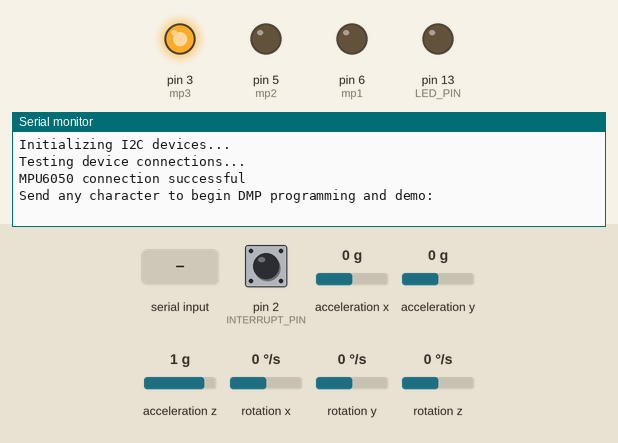
Recording of a sketch running on a simulated Arduino Leonardo, built with avr-gcc and run on an emulated ATmega32U4. Parts: output pins drawn as LEDs (lit = HIGH), the last lines printed to the serial monitor. The test bench sets the inputs (shaded band); at power-on: acceleration x 0 g, pin 2 (INTERRUPT_PIN) LOW, acceleration y 0 g, acceleration z 1 g, rotation x 0 °/s, rotation y 0 °/s, rotation z 0 °/s. The sensor or clock chip raises its interrupt line as the real part does.

Above: at 0.8 s.
0.9 s: "1\n" received over Serial
At 1.5 s:
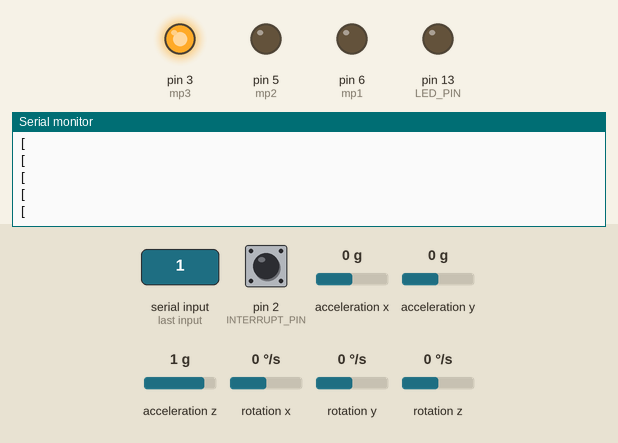
2.9 s: acceleration x set to -1.4 g
At 3.6 s:
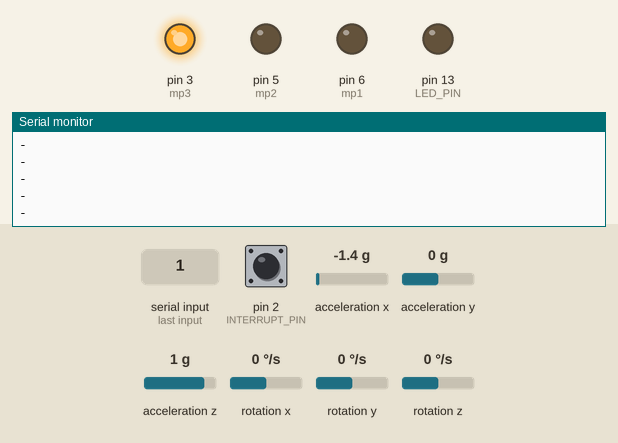
4.8 s: acceleration x set to 0.8 g
At 5.3 s:
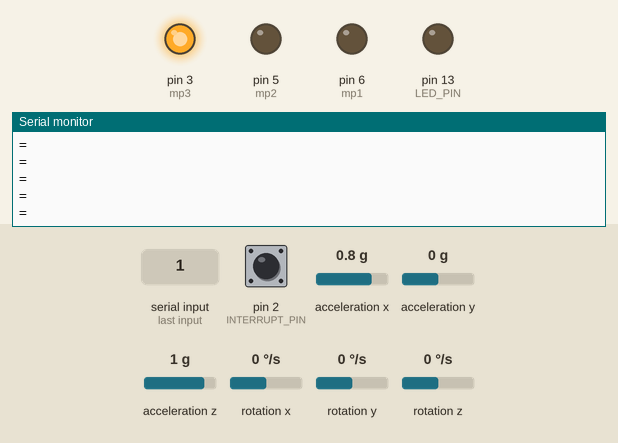

Measured:
- after the input at 0.9 s, the serial monitor: prints a new line at once (image 1)
- after the input at 2.9 s, the serial monitor: prints a new line at once (image 2)
- after the input at 4.8 s, the serial monitor: prints a new line at once (image 3)

The sketch:

accelerometer_code.ino
```cpp
// I2C device class (I2Cdev) demonstration Arduino sketch for MPU6050 class using DMP (MotionApps v2.0)
// 6/21/2012 by Jeff Rowberg <jeff@rowberg.net>
// Updates should (hopefully) always be available at https://github.com/jrowberg/i2cdevlib
//
// Changelog:
//      2013-05-08 - added seamless Fastwire support
//                 - added note about gyro calibration
//      2012-06-21 - added note about Arduino 1.0.1 + Leonardo compatibility error
//      2012-06-20 - improved FIFO overflow handling and simplified read process
//      2012-06-19 - completely rearranged DMP initialization code and simplification
//      2012-06-13 - pull gyro and accel data from FIFO packet instead of reading directly
//      2012-06-09 - fix broken FIFO read sequence and change interrupt detection to RISING
//      2012-06-05 - add gravity-compensated initial reference frame acceleration output
//                 - add 3D math helper file to DMP6 example sketch
//                 - add Euler output and Yaw/Pitch/Roll output formats
//      2012-06-04 - remove accel offset clearing for better results (thanks Sungon Lee)
//      2012-06-01 - fixed gyro sensitivity to be 2000 deg/sec instead of 250
//      2012-05-30 - basic DMP initialization working

/* ============================================
I2Cdev device library code is placed under the MIT license
Copyright (c) 2012 Jeff Rowberg

Permission is hereby granted, free of charge, to any person obtaining a copy
of this software and associated documentation files (the "Software"), to deal
in the Software without restriction, including without limitation the rights
to use, copy, modify, merge, publish, distribute, sublicense, and/or sell
copies of the Software, and to permit persons to whom the Software is
furnished to do so, subject to the following conditions:

The above copyright notice and this permission notice shall be included in
all copies or substantial portions of the Software.

THE SOFTWARE IS PROVIDED "AS IS", WITHOUT WARRANTY OF ANY KIND, EXPRESS OR
IMPLIED, INCLUDING BUT NOT LIMITED TO THE WARRANTIES OF MERCHANTABILITY,
FITNESS FOR A PARTICULAR PURPOSE AND NONINFRINGEMENT. IN NO EVENT SHALL THE
AUTHORS OR COPYRIGHT HOLDERS BE LIABLE FOR ANY CLAIM, DAMAGES OR OTHER
LIABILITY, WHETHER IN AN ACTION OF CONTRACT, TORT OR OTHERWISE, ARISING FROM,
OUT OF OR IN CONNECTION WITH THE SOFTWARE OR THE USE OR OTHER DEALINGS IN
THE SOFTWARE.
===============================================
*/

// I2Cdev and MPU6050 must be installed as libraries, or else the .cpp/.h files
// for both classes must be in the include path of your project
#include "I2Cdev.h"

#include "MPU6050_6Axis_MotionApps20.h"
//#include "MPU6050.h" // not necessary if using MotionApps include file

// Arduino Wire library is required if I2Cdev I2CDEV_ARDUINO_WIRE implementation
// is used in I2Cdev.h
#if I2CDEV_IMPLEMENTATION == I2CDEV_ARDUINO_WIRE
    #include "Wire.h"
#endif

// class default I2C address is 0x68
// specific I2C addresses may be passed as a parameter here
// AD0 low = 0x68 (default for SparkFun breakout and InvenSense evaluation board)
// AD0 high = 0x69
MPU6050 mpu;
//MPU6050 mpu(0x69); // <-- use for AD0 high

/* =========================================================================
   NOTE: In addition to connection 3.3v, GND, SDA, and SCL, this sketch
   depends on the MPU-6050's INT pin being connected to the Arduino's
   external interrupt #0 pin. On the Arduino Uno and Mega 2560, this is
   digital I/O pin 2.
 * ========================================================================= */

/* =========================================================================
   NOTE: Arduino v1.0.1 with the Leonardo board generates a compile error
   when using Serial.write(buf, len). The Teapot output uses this method.
   The solution requires a modification to the Arduino USBAPI.h file, which
   is fortunately simple, but annoying. This will be fixed in the next IDE
   release. For more info, see these links:

   http://arduino.cc/forum/index.php/topic,109987.0.html
   http://code.google.com/p/arduino/issues/detail?id=958
 * ========================================================================= */

//==========================================================================
//                    LAST MODIFIED:
//                              2017-04-16
//                          by Austin Howard
//==========================================================================

// uncomment "OUTPUT_READABLE_YAWPITCHROLL" if you want to see the yaw/
// pitch/roll angles (in degrees) calculated from the quaternions coming
// from the FIFO. Note this also requires gravity vector calculations.
// Also note that yaw/pitch/roll angles suffer from gimbal lock (for
// more info, see: http://en.wikipedia.org/wiki/Gimbal_lock)
#define OUTPUT_READABLE_YAWPITCHROLL

#define INTERRUPT_PIN 2  // use pin 2 on Arduino Uno & most boards
#define LED_PIN 13 // (Arduino is 13, Teensy is 11, Teensy++ is 6)
bool blinkState = false;

// MPU control/status vars
bool dmpReady = false;  // set true if DMP init was successful
uint8_t mpuIntStatus;   // holds actual interrupt status byte from MPU
uint8_t devStatus;      // return status after each device operation (0 = success, !0 = error)
uint16_t packetSize;    // expected DMP packet size (default is 42 bytes)
uint16_t fifoCount;     // count of all bytes currently in FIFO
uint8_t fifoBuffer[64]; // FIFO storage buffer

// orientation/motion vars
Quaternion q;           // [w, x, y, z]         quaternion container
VectorInt16 aa;         // [x, y, z]            accel sensor measurements
VectorInt16 aaReal;     // [x, y, z]            gravity-free accel sensor measurements
VectorInt16 aaWorld;    // [x, y, z]            world-frame accel sensor measurements
VectorFloat gravity;    // [x, y, z]            gravity vector
float euler[3];         // [psi, theta, phi]    Euler angle container
float ypr[3];           // [yaw, pitch, roll]   yaw/pitch/roll container and gravity vector

// packet structure for InvenSense teapot demo
uint8_t teapotPacket[14] = { '$', 0x02, 0,0, 0,0, 0,0, 0,0, 0x00, 0x00, '\r', '\n' };

//The valiables I actually want
double pitch = 0.0;
double roll = 0.0;
const int mp1 = 6;
const int mp2 = 5;
const int mp3 = 3;
int wait = 10;
char inChar;
int forward = 0;
void forwards();
void reverse();
void halt();

// ================================================================
// ===               INTERRUPT DETECTION ROUTINE                ===
// ================================================================

volatile bool mpuInterrupt = false;     // indicates whether MPU interrupt pin has gone high
void dmpDataReady() {
    mpuInterrupt = true;
}


// ================================================================
// ===                      INITIAL SETUP                       ===
// ================================================================

void setup() {

    pinMode(mp1, OUTPUT);
    pinMode(mp2, OUTPUT);
    pinMode(mp3, OUTPUT);

    #if I2CDEV_IMPLEMENTATION == I2CDEV_ARDUINO_WIRE
        Wire.begin();
        Wire.setClock(400000); // 400kHz I2C clock. Comment this line if having compilation difficulties
    #elif I2CDEV_IMPLEMENTATION == I2CDEV_BUILTIN_FASTWIRE
        Fastwire::setup(400, true);
    #endif

    Serial.begin(115200);
    while (!Serial); // wait for Leonardo enumeration, others continue immediately


    // initialize device
    Serial.println(F("Initializing I2C devices..."));
    mpu.initialize();
    pinMode(INTERRUPT_PIN, INPUT);

    // verify connection
    Serial.println(F("Testing device connections..."));
    Serial.println(mpu.testConnection() ? F("MPU6050 connection successful") : F("MPU6050 connection failed"));

    // wait for ready
    Serial.println(F("\nSend any character to begin DMP programming and demo: "));
    while (Serial.available() && Serial.read()); // empty buffer
    while (!Serial.available());                 // wait for data
    while (Serial.available() && Serial.read()); // empty buffer again

    // load and configure the DMP
    Serial.println(F("Initializing DMP..."));
    devStatus = mpu.dmpInitialize();

    // supply your own gyro offsets here, scaled for min sensitivity
    mpu.setXGyroOffset(220);
    mpu.setYGyroOffset(76);
    mpu.setZGyroOffset(-85);
    mpu.setZAccelOffset(1788); // 1688 factory default for my test chip

    // make sure it worked (returns 0 if so)
    if (devStatus == 0) {
        // turn on the DMP, now that it's ready
        Serial.println(F("Enabling DMP..."));
        mpu.setDMPEnabled(true);

        // enable Arduino interrupt detection
        Serial.println(F("Enabling interrupt detection (Arduino external interrupt 0)..."));
        attachInterrupt(digitalPinToInterrupt(INTERRUPT_PIN), dmpDataReady, RISING);
        mpuIntStatus = mpu.getIntStatus();

        // set our DMP Ready flag so the main loop() function knows it's okay to use it
        Serial.println(F("DMP ready! Waiting for first interrupt..."));
        dmpReady = true;

        // get expected DMP packet size for later comparison
        packetSize = mpu.dmpGetFIFOPacketSize();
    } else {
        // ERROR!
        // 1 = initial memory load failed
        // 2 = DMP configuration updates failed
        // (if it's going to break, usually the code will be 1)
        Serial.print(F("DMP Initialization failed (code "));
        Serial.print(devStatus);
        Serial.println(F(")"));
    }

    // configure LED for output
    pinMode(LED_PIN, OUTPUT);
}


// ================================================================
// ===                    MAIN PROGRAM LOOP                     ===
// ================================================================

void loop() {
    // if programming failed, don't try to do anything
    if (!dmpReady) return;

    // wait for MPU interrupt or extra packet(s) available
    while (!mpuInterrupt && fifoCount < packetSize) {

    }

    // reset interrupt flag and get INT_STATUS byte
    mpuInterrupt = false;
    mpuIntStatus = mpu.getIntStatus();

    // get current FIFO count
    fifoCount = mpu.getFIFOCount();

    // check for overflow (this should never happen unless our code is too inefficient)
    if ((mpuIntStatus & 0x10) || fifoCount == 1024) {
        // reset so we can continue cleanly
        mpu.resetFIFO();
        Serial.println(F("FIFO overflow!"));

    // otherwise, check for DMP data ready interrupt (this should happen frequently)
    } else if (mpuIntStatus & 0x02) {
        // wait for correct available data length, should be a VERY short wait
        while (fifoCount < packetSize) fifoCount = mpu.getFIFOCount();

        // read a packet from FIFO
        mpu.getFIFOBytes(fifoBuffer, packetSize);

        // track FIFO count here in case there is > 1 packet available
        // (this lets us immediately read more without waiting for an interrupt)
        fifoCount -= packetSize;

        #ifdef OUTPUT_READABLE_YAWPITCHROLL
            // display Euler angles in degrees
            mpu.dmpGetQuaternion(&q, fifoBuffer);
            mpu.dmpGetGravity(&gravity, &q);
            mpu.dmpGetYawPitchRoll(ypr, &q, &gravity);
            //Serial.print("ypr\t");
            //Serial.print(ypr[0] * 180/M_PI);
            //Serial.print("\t");
            pitch = ypr[1] * 180/M_PI;
            if(pitch > 4.0){
              Serial.println("=");
            }
            else if(pitch < -4.0){
              Serial.println("-");
            }
            else{
              Serial.println("[");
            }
            //Serial.print(pitch);
            //Serial.print("\t");
            roll = ypr[2] * 180/M_PI;
            //Serial.println(roll);
        #endif
    }
}
```
